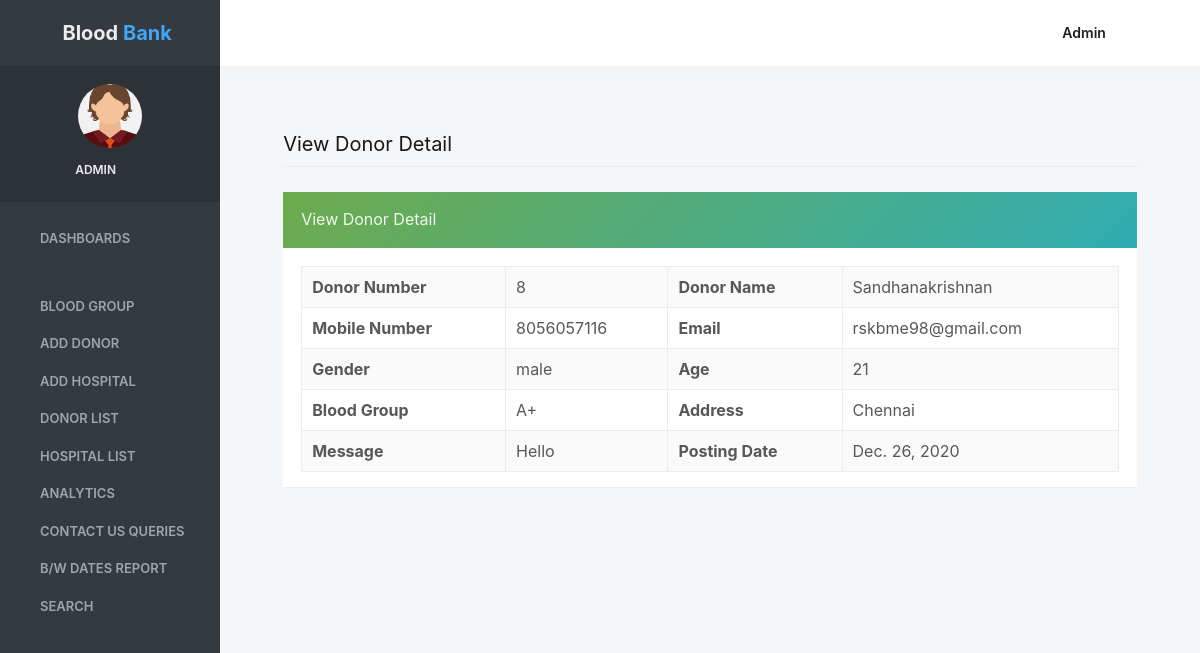
/view_donordetail/8 (signed in), run on the app's committed database.
### bloodbank/models.py (models this page shows, shortened)
class Donor(models.Model):
    fullname = models.CharField(max_length=100)
    mobileno = models.CharField(max_length=15)
    emailid = models.CharField(max_length=50)
    gender = models.CharField(max_length=15)
    age = models.CharField(max_length=15)
    group = models.ForeignKey(Group, on_delete=models.CASCADE)
    address = models.CharField(max_length=300, null=True)
    message = models.CharField(max_length=300, null=True)
    postingdate = models.DateField()

class Group(models.Model):
    bloodgroup = models.CharField(max_length=30)
    def __str__(self):
        return self.bloodgroup

### bloodbank/views.py (the view)
# urls.py: path('view_donordetail/<int:pid>',view_donordetail, name="view_donordetail"),
def view_donordetail(request, pid):
    if not request.user.is_authenticated:
        return redirect('login')
    donor = Donor.objects.filter(id=pid)
    d = {'donor': donor}
    return render(request, 'view_donordetail.html', d)

### bloodbank/templates/view_donordetail.html (shortened to what this page needs)
{% load static %}
{% block body %}
 <html lang="en" class="no-focus">
    <head>
<link rel="stylesheet" href="{% static 'adminassets/js/plugins/datatables/dataTables.bootstrap4.min.css' %}">
        <link rel="stylesheet"  href="{% static 'adminassets/css/codebase.min.css' %}">
</head>
    <body>
        <div id="page-container" class="sidebar-o sidebar-inverse side-scroll page-header-fixed main-content-narrow">
 {% include 'sidebar.html' %}
            {% include 'admin_nav.html' %}
            <main id="main-container">
                <div class="content">
                    <h2 class="content-heading">View Donor Detail</h2>
                    <div class="row">
                        <div class="col-md-12">
                            <div class="block block-themed">
                                <div class="block-header bg-gd-emerald">
                                    <h3 class="block-title">View Donor Detail</h3>
                                    <div class="block-options">
                                        <button type="button" class="btn-block-option" data-toggle="block-option" data-action="state_toggle" data-action-mode="demo">
                                            <i class="si si-refresh"></i>
                                        </button>
                                        <button type="button" class="btn-block-option" data-toggle="block-option" data-action="content_toggle"></button>
                                    </div>
                                </div>
                                <div class="block-content">
                                    {% for i in donor %}
                            <table border="1" class="table table-bordered table-striped table-vcenter js-dataTable-full-pagination">
                                            <tr>
    <th>Donor Number</th>
    <td>{{i.id}}</td>
    <th>Donor Name</th>
    <td>{{i.fullname}}</td>
  </tr>
  <tr>
    <th>Mobile Number</th>
    <td>{{i.mobileno}}</td>
   <th>Email</th>
    <td>{{i.emailid}}</td>
  </tr>
  <tr>
    <th>Gender</th>
    <td>{{i.gender}}</td>
    <th>Age</th>
    <td>{{i.age}}</td>
  </tr>
   <tr>
    <th>Blood Group</th>
    <td>{{i.group}}</td>
    <th>Address</th>
    <td>{{i.address}}</td>
  </tr>
  <tr>
    <th>Message</th>
    <td>{{i.message}}</td>
    <th>Posting Date</th>
    <td>{{i.postingdate}}</td>
  </tr>
</table>
 {% endfor %}
</div>
                                </div>
                            </div>
            </main>
        </div>
    </body>
</html>
{% endblock %}

### bloodbank/templates/sidebar.html (shortened to what this page needs)
{% load static %}
   <nav id="sidebar">
                <div id="sidebar-scroll">
                    <div class="sidebar-content">
                        <div class="content-header content-header-fullrow px-15">
                            <div class="content-header-section text-center align-parent sidebar-mini-hidden">
                                <div class="content-header-item">
                                    <a class="link-effect font-w700" href="{% url 'admin_home' %}">
                                        <i class="si si-fire text-primary"></i>
                                        <span class="font-size-xl text-dual-primary-dark">Blood </span><span class="font-size-xl text-primary">Bank</span>
                                    </a>
                                </div>
                            </div>
                        </div>
                        <div class="content-side content-side-full content-side-user px-10 align-parent">
                            <div class="sidebar-mini-hidden-b text-center">
                                <a class="img-link" href="be_pages_generic_profile.html">
                                    <img class="img-avatar" src="{% static 'adminassets/img/avatars/avatarboy729.png' %}" alt="">
                                </a>
                                <ul class="list-inline mt-10">
                                    <li class="list-inline-item">
                                        <a class="link-effect text-dual-primary-dark font-size-xs font-w600 text-uppercase" href="#">{{request.user.username}}</a>
                                    </li>
                                    <li class="list-inline-item">
                                        <a class="link-effect text-dual-primary-dark" href="{% url 'logout' %}">
                                            <i class="si si-logout"></i>
                                        </a>
                                    </li>
                                </ul>
                            </div>
                        </div>
                        <div class="content-side content-side-full">
                            <ul class="nav-main">
                                <li class="open">
                                    <a href="{% url 'admin_home' %}"><i class="si si-cup"></i><span class="sidebar-mini-hide">Dashboards</span></a>
                                </li>
                                <li class="nav-main-heading"><span class="sidebar-mini-visible">UI</span></li>
                                <li>
                                    <a class="nav-submenu" data-toggle="nav-submenu"><i class="si si-puzzle"></i>Blood Group</a>
                                </li>
                               <li>
                                    <a  href="{% url 'add_donor' %}"><i class="fa fa-edit"></i><span class="sidebar-mini-hide">Add Donor</span></a>
                                </li>
                                <li>
                                    <a  href="{% url 'add_hospital' %}"><i class="fa fa-edit"></i><span class="sidebar-mini-hide">Add Hospital</span></a>
                                </li>
                                <li>
                                    <a  href="{% url 'donorlist' %}"><i class="fa fa-users"></i><span class="sidebar-mini-hide">Donor List</span></a>
                                </li>
                                <li>
                                    <a  href="{% url 'hospitallist' %}"><i class="fa fa-users"></i><span class="sidebar-mini-hide">Hospital List</span></a>
                                </li>
                                  <li>
                                    <a  href="{% url 'graphData' %}"><i class="fa fa-users"></i><span class="sidebar-mini-hide">Analytics</span></a>
                                </li>
                                <li>
                                    <a class="nav-submenu" data-toggle="nav-submenu" href="#"><i class="si si-user"></i><span class="sidebar-mini-hide">Contact Us Queries</span></a>
                                </li>
                                <li>
                                    <a  href="{% url 'betweendate_report' %}"><i class="si si-vector"></i><span class="sidebar-mini-hide">B/w Dates Report</span></a>
                                </li>
                                <li>
                                    <a class="nav-submenu" data-toggle="nav-submenu" href="#"><i class="si si-trophy"></i><span class="sidebar-mini-hide">Search</span></a>
                                </li>
                            </ul>
                        </div>
                    </div>
                </div>
            </nav>

### bloodbank/templates/admin_nav.html (shortened to what this page needs)
{% load static %}
            <header id="page-header">
                <div class="content-header">
                    <div class="content-header-section">
                        <button type="button" class="btn btn-circle btn-dual-secondary" data-toggle="layout" data-action="sidebar_toggle">
                            <i class="fa fa-navicon"></i>
                        </button>
                        <div class="btn-group" role="group">
                            <button type="button" class="btn btn-circle btn-dual-secondary" id="page-header-options-dropdown" data-toggle="dropdown" aria-haspopup="true" aria-expanded="false">
                                <i class="fa fa-wrench"></i>
                            </button>
                        </div>
                        <div class="btn-group" role="group">
                            <button type="button" class="btn btn-circle btn-dual-secondary" id="page-header-themes-dropdown" data-toggle="dropdown" aria-haspopup="true" aria-expanded="false">
                                <i class="fa fa-paint-brush"></i>
                            </button>
                        </div>
                    </div>
                    <div class="content-header-section">
                        <div class="btn-group" role="group">
                            <button type="button" class="btn btn-rounded btn-dual-secondary text-capitalize" id="page-header-user-dropdown" data-toggle="dropdown" aria-haspopup="true" aria-expanded="false">
                                {{request.user.username}}<i class="fa fa-angle-down ml-5"></i>
                            </button>
                        </div>
                    </div>
                </div>
            </header>

### data on the page
Donor: id "8", fullname "Sandhanakrishnan", mobileno "8056057116", emailid "rskbme98@gmail.com", gender "male", age "21", group "A+", address "Chennai", message "Hello", postingdate "Dec. 26, 2020"

### other printed values
{{ request.user.username }} "ADMIN"
{{ request.user.username }} "Admin"
